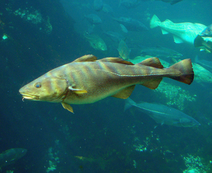
#> input picture Computer Vision/Hybrid Images/data/fish.bmp, 212 x 173 px, shrunk from 375 x 307 before the run, given in place of toy_image.jpg, which was not available
$ jupyter execute --allow-errors harriscorner.ipynb
#> lines starting #> are read from the running program, lines starting #| are printed output that depends on the picture; after the words box and inside, x2 and y2 are one past the last pixel; in counts of white or black regions, pixels touching at a corner belong together; pictures that were not available may be replaced by others from this repository, and a replacement may not be noted
[cell 1]
from google.colab import drive
drive.mount('/content/drive', force_remount=True)

[cell 2]
cd /content/drive/My\ Drive/2017csb1072_Ass2/code

#> (a cell that did not finish here is left out)

[cell 4]
import matplotlib.pyplot as plt
import numpy as np
import matplotlib.image as mpimg
from skimage import img_as_float
from scipy.ndimage import convolve, gaussian_filter

[cell 5]
base_path = "../data/"
img_name = ["toy_image.jpg", "bird.bmp", "dog.bmp", "einstein.bmp", "plane.bmp", "bicycle.bmp"]
thresh = [0.001, 0.05, 0.05, 0.1, 0.01, 0.1]

[cell 6]
sobel_filter_x = np.array([[-1, 0, 1], [-2, 0, 2], [-1, 0, 1]])
sobel_filter_y = sobel_filter_x.T
m = 4 # Size of window

[cell 7]
for img, th in zip(img_name, thresh):
    #Reading the image
    test_img_ = img_as_float(mpimg.imread(base_path + img))
    test_img = 0.299 * test_img_[:,:,0] + 0.587 * test_img_[:,:,1] + 0.114 * test_img_[:,:,2]
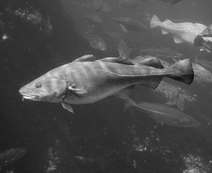
#> test_img: shape (173, 212) float64; min 0.0556, max 0.984, mean 0.296
    test_img /= np.max(test_img)
    #Computing smoothed gradients
    fx_img = convolve(test_img, sobel_filter_x)
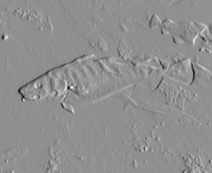
#> fx_img: shape (173, 212) float64; min -2, max 1.53, mean -0.00603; drawn with min black and max white
    fy_img = convolve(test_img, sobel_filter_y)
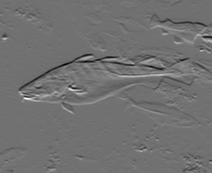
#> fy_img: shape (173, 212) float64; min -2.4, max 3, mean 0.00523; drawn with min black and max white
    corner_r = np.zeros(test_img.shape)
    l = []
    sq = (2*m+1)**2
    #Calculating corner response
    for i in range(len(test_img)):
        for j in range(len(test_img[i])):
            window_x, window_y = fx_img[i-m : i+m+1, j-m : j+m+1], fy_img[i-m:i+m+1, j-m:j+m+1]
            avg_xx, avg_xy, avg_yy = np.sum(window_x * window_x)/sq, np.sum(window_x * window_y)/sq, np.sum(window_y * window_y)/sq
            corner_r[i][j]= (avg_xx * avg_yy - avg_xy**2) - 0.04 * (avg_xx + avg_yy)**2
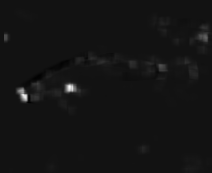
#> corner_r: shape (173, 212) float64; min -0.0202, max 0.258, mean 0.00206; drawn with min black and max white

    t_ = th * np.amax(corner_r)
#> t_ = 0.000258

    for i in range(test_img.shape[0]):
        for j in range(test_img.shape[1]):
            if corner_r[i][j] >= t_:
                l.append((i, j, corner_r[i][j]))
#> after the loop, l = 9613 items, first 6: (7, 15, 0.000274), (7, 16, 0.000379), (7, 17, 0.000386), (7, 18, 0.000398), (7, 19, 0.000386), (7, 20, 0.000273)
    #Non-maximal suppression

    res_img = np.zeros(test_img.shape)
    l = sorted(l, key = lambda x: x[2], reverse=True)
#> l = 9613 items, first 6: (86, 69, 0.258), (87, 69, 0.252), (88, 69, 0.241), (95, 23, 0.237), (97, 25, 0.235), (96, 25, 0.235)
    res_img[l[0][0]][l[0][1]] = 1
    x_intp, y_intp = [], []
    dist = 8
    for i in range(1, len(l)):
        f = 1
        for k in range(-dist, dist+1):
            for j in range(-dist, dist+1):
                u, v = l[i][0] + k, l[i][1] + j
                if u < 0 or u >= res_img.shape[0] or v < 0 or v >= res_img.shape[1]: continue
                if res_img[u][v] == 1:
                    f = 0
                    break
        if f:
            res_img[l[i][0]][l[i][1]] = 1
            x_intp.append(l[i][0])
            y_intp.append(l[i][1])
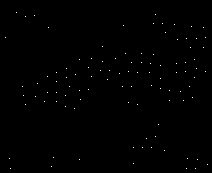
#> res_img: shape (173, 212) float64; values 0 (black) and 1 (white), 0.28% white in thin lines or dots, all inside (x1, y1, x2, y2) = (5, 12, 208, 169)
#> after the loop, x_intp = 100 values, max 168 at index 29, min 12 at index 61, mean 82.89; y_intp = 100 values, max 207 at index 49, min 5 at index 3, mean 122.3
    plt.imshow(test_img_, cmap='gray')
    plt.plot(y_intp, x_intp,'*', color='blue', markersize=4)
    plt.savefig('../results_harris/'+img.split('.')[0]+'1.jpg')
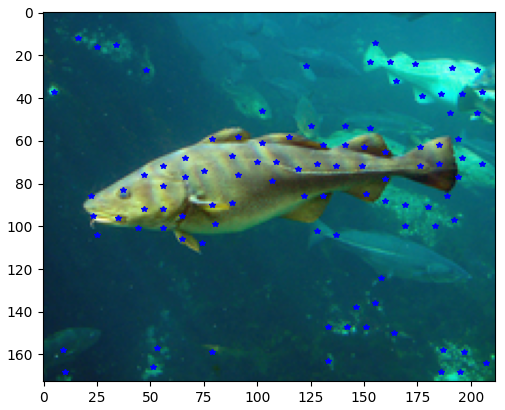
#> figure drawn by matplotlib, 1 panel
    plt.show()
#> pass 2 of the loop `for img, th in zip(img_name, thresh):`:
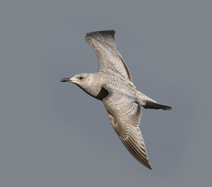
#> input picture Computer Vision/Hybrid Images/data/bird.bmp, 212 x 187 px, shrunk from 375 x 331 before the run, found by its file name
#> test_img_: shape (187, 212, 3) float64
#> fx_img: shape (187, 212) float64
#> fy_img: shape (187, 212) float64
#> t_ = 0.0173
#> after the loop `for i in range(test_img.shape[0]):`: l = 1255 items, first 6: (28, 111, 0.02), (28, 112, 0.0182), (29, 110, 0.019), (29, 111, 0.0315), (29, 112, 0.0283), (29, 113, 0.0241)
#> `l = sorted(l, key = lambda x: x[2], reverse=True)`: l = 1255 items, first 6: (105, 141, 0.345), (106, 140, 0.344), (105, 140, 0.341), (107, 140, 0.341), (104, 141, 0.338), (106, 141, 0.337)
#> after the loop `for i in range(1, len(l)):`:
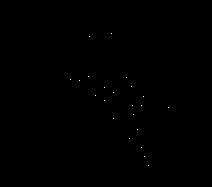
#> res_img: shape (187, 212) float64; values 0 (black) and 1 (white), 0.06% white in thin lines or dots, all inside (x1, y1, x2, y2) = (70, 33, 169, 166)
#> after the loop `for i in range(1, len(l)):`: x_intp = [80, 95, 87, 79, 33, 77, 105, 100, 147, 118, 165, 86, 107, 96, 36, 129, 92, 138, 156, 76, 114]; y_intp = [79, 95, 104, 70, 111, 126, 132, 104, 141, 113, 148, 131, 168, 143, 89, 137, 113, 129, 144, 88, 133]
#> `plt.savefig('../results_harris/'+img.split('.')[0]+'1.jpg')`:
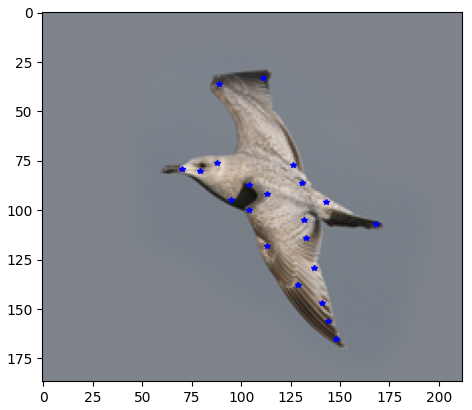
#> figure drawn by matplotlib, 1 panel
#> pass 3 of the loop `for img, th in zip(img_name, thresh):`:
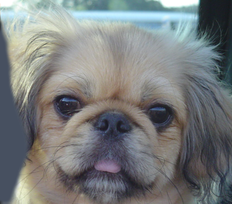
#> input picture Computer Vision/Hybrid Images/data/dog.bmp, 232 x 204 px, shrunk from 410 x 361 before the run, found by its file name
#> test_img_: shape (204, 232, 3) float64
#> fx_img: shape (204, 232) float64
#> fy_img: shape (204, 232) float64
#> t_ = 0.00424
#> after the loop `for i in range(test_img.shape[0]):`: l = 1965 items, first 6: (4, 158, 0.00438), (4, 161, 0.00585), (4, 162, 0.00896), (4, 163, 0.0121), (4, 164, 0.0163), (4, 165, 0.0172)
#> `l = sorted(l, key = lambda x: x[2], reverse=True)`: l = 1965 items, first 6: (4, 195, 0.0849), (4, 196, 0.0788), (5, 195, 0.0718), (5, 196, 0.0657), (4, 197, 0.064), (6, 195, 0.0594)
#> after the loop `for i in range(1, len(l)):`:
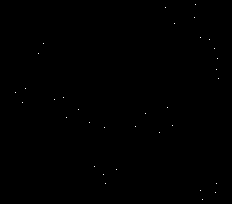
#> res_img: shape (204, 232) float64; values 0 (black) and 1 (white), 0.07% white in thin lines or dots, all inside (x1, y1, x2, y2) = (15, 4, 219, 200)
#> after the loop `for i in range(1, len(l)):`: x_intp = 33 values, max 199 at index 23, min 7 at index 3, mean 105.6; y_intp = 33 values, max 218 at index 22, min 15 at index 19, mean 134.3
#> `plt.savefig('../results_harris/'+img.split('.')[0]+'1.jpg')`:
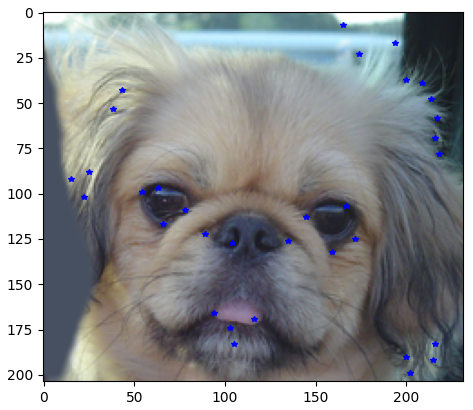
#> figure drawn by matplotlib, 1 panel
#> the loop made 6 passes; the first 3 are shown
#    mpimg.imsave('../results_harris/'+img.split('.')[0]+'.jpg', res_img, cmap='gray')
